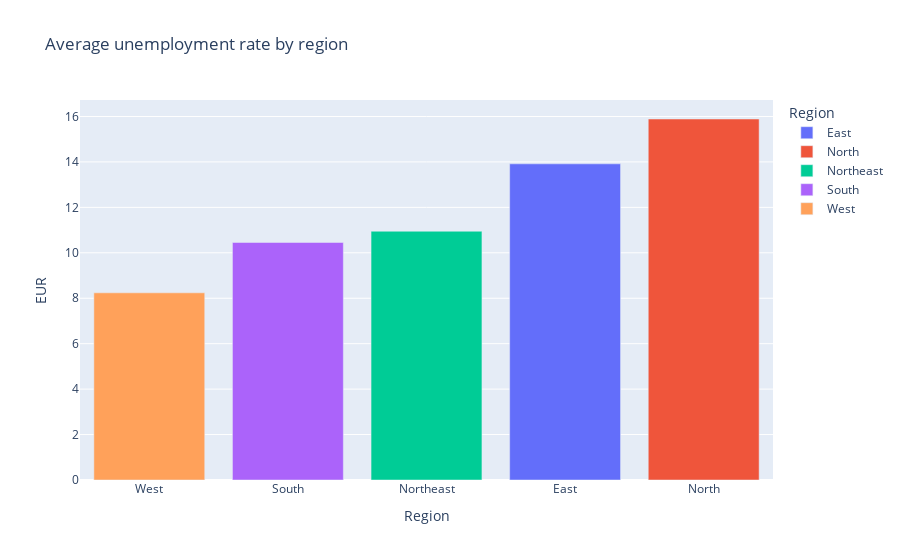

Notebook source saved alongside this figure:
### Code cell
region = df.groupby(["Region"])[["EUR", "EE", "ELPR"]].mean()
region = pd.DataFrame(region).reset_index()
fig = px.bar(region, x="Region", y="EUR", color = "Region", title = "Average unemployment rate by region")
fig.update_layout(xaxis={'categoryorder':'total ascending'})
fig.show()

### Figure 1 — Plotly figure (JSON) as saved in the notebook; plotly's stock layout.template omitted (floating-point values rounded to 4 significant figures)
{"data": [{"alignmentgroup": "True", "hovertemplate": "Region=%{x}<br>EUR=%{y}<extra></extra>", "legendgroup": "East", "marker": {"color": "#636efa", "pattern": {"shape": ""}}, "name": "East", "offsetgroup": "East", "orientation": "v", "showlegend": true, "textposition": "auto", "type": "bar", "x": ["East"], "xaxis": "x", "y": [13.92], "yaxis": "y"}, {"alignmentgroup": "True", "hovertemplate": "Region=%{x}<br>EUR=%{y}<extra></extra>", "legendgroup": "North", "marker": {"color": "#EF553B", "pattern": {"shape": ""}}, "name": "North", "offsetgroup": "North", "orientation": "v", "showlegend": true, "textposition": "auto", "type": "bar", "x": ["North"], "xaxis": "x", "y": [15.89], "yaxis": "y"}, {"alignmentgroup": "True", "hovertemplate": "Region=%{x}<br>EUR=%{y}<extra></extra>", "legendgroup": "Northeast", "marker": {"color": "#00cc96", "pattern": {"shape": ""}}, "name": "Northeast", "offsetgroup": "Northeast", "orientation": "v", "showlegend": true, "textposition": "auto", "type": "bar", "x": ["Northeast"], "xaxis": "x", "y": [10.95], "yaxis": "y"}, {"alignmentgroup": "True", "hovertemplate": "Region=%{x}<br>EUR=%{y}<extra></extra>", "legendgroup": "South", "marker": {"color": "#ab63fa", "pattern": {"shape": ""}}, "name": "South", "offsetgroup": "South", "orientation": "v", "showlegend": true, "textposition": "auto", "type": "bar", "x": ["South"], "xaxis": "x", "y": [10.45], "yaxis": "y"}, {"alignmentgroup": "True", "hovertemplate": "Region=%{x}<br>EUR=%{y}<extra></extra>", "legendgroup": "West", "marker": {"color": "#FFA15A", "pattern": {"shape": ""}}, "name": "West", "offsetgroup": "West", "orientation": "v", "showlegend": true, "textposition": "auto", "type": "bar", "x": ["West"], "xaxis": "x", "y": [8.239], "yaxis": "y"}], "layout": {"barmode": "relative", "legend": {"title": {"text": "Region"}, "tracegroupgap": 0}, "title": {"text": "Average unemployment rate by region"}, "xaxis": {"anchor": "y", "categoryarray": ["East", "North", "Northeast", "South", "West"], "categoryorder": "total ascending", "domain": [0, 1], "title": {"text": "Region"}}, "yaxis": {"anchor": "x", "domain": [0, 1], "title": {"text": "EUR"}}}}
